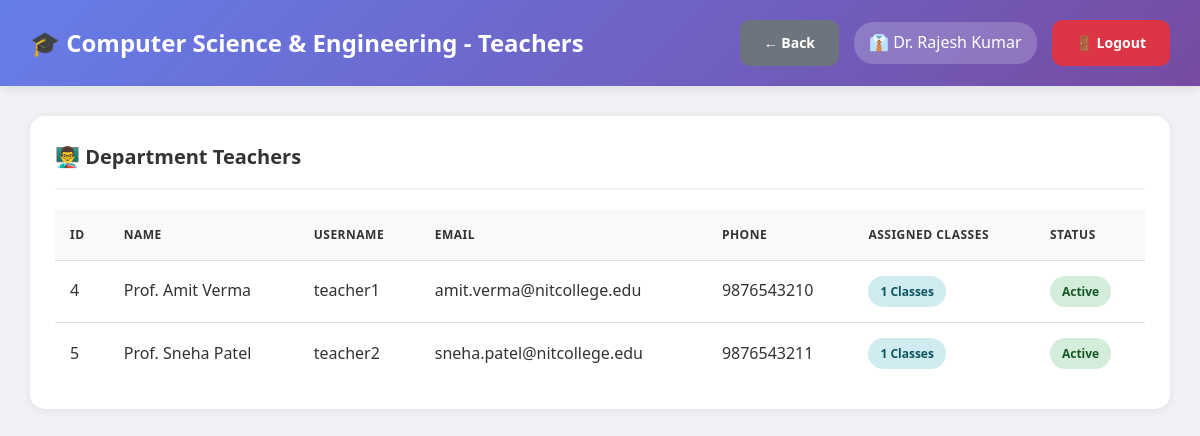
Screenshot of /nit_atttendance_system/hod/view_teachers.php (signed in) with the database file from the repository.
### tables this page shows
CREATE TABLE departments (
    id INT AUTO_INCREMENT PRIMARY KEY,
    dept_name VARCHAR(100) NOT NULL,
    dept_code VARCHAR(20) UNIQUE NOT NULL,
    hod_id INT DEFAULT NULL,
    created_at TIMESTAMP DEFAULT CURRENT_TIMESTAMP
);

CREATE TABLE users (
    id INT AUTO_INCREMENT PRIMARY KEY,
    username VARCHAR(50) UNIQUE NOT NULL,
    password VARCHAR(255) NOT NULL,
    full_name VARCHAR(100) NOT NULL,
    email VARCHAR(100) UNIQUE NOT NULL,
    phone VARCHAR(15),
    role ENUM('admin', 'hod', 'teacher') NOT NULL,
    department_id INT DEFAULT NULL,
    is_active TINYINT(1) DEFAULT 1,
    created_at TIMESTAMP DEFAULT CURRENT_TIMESTAMP,
    FOREIGN KEY (department_id) REFERENCES departments(id) ON DELETE SET NULL
);

### nit_atttendance_system/db.php (called while the page is built, shortened)
<?php
$conn = new mysqli(DB_HOST, DB_USER, DB_PASS, DB_NAME);
$conn->set_charset("utf8mb4");
$conn->query("SET time_zone = '+05:30'");
function isLoggedIn() {
    return isset($_SESSION['user_id']) && isset($_SESSION['role']);
}
function getCurrentUser() {
    global $conn;
    $user_id = $_SESSION['user_id'];
    $role = $_SESSION['role'];
    if ($role === 'student') {
        $query = "SELECT * FROM students WHERE id = ?";
    } elseif ($role === 'parent') {
        $query = "SELECT * FROM parents WHERE id = ?";
    } else {
        $query = "SELECT * FROM users WHERE id = ?";
    }
    $stmt = $conn->prepare($query);
    $stmt->bind_param("i", $user_id);
    $stmt->execute();
    $result = $stmt->get_result();
    return $result->fetch_assoc();
}
?>

### nit_atttendance_system/hod/view_teachers.php (the view, shortened to what this page needs)
<?php
require_once '../db.php';
$user = getCurrentUser();
$department_id = $_SESSION['department_id'];
$dept_query = "SELECT * FROM departments WHERE id = $department_id";
$department = $conn->query($dept_query)->fetch_assoc();
$teachers_query = "SELECT u.*,
                   (SELECT COUNT(*) FROM classes WHERE teacher_id = u.id) as class_count
                   FROM users u
                   WHERE u.role = 'teacher' AND u.department_id = $department_id AND u.is_active = 1
                   ORDER BY u.full_name";
$teachers = $conn->query($teachers_query);
?>
<!DOCTYPE html>
<html lang="en">
<head>
    <link rel="stylesheet" href="../assets/style.css">
</head>
<body class="dashboard-container">
    <nav class="navbar">
        <div>
            <h1>🎓 <?php echo htmlspecialchars($department['dept_name']); ?> - Teachers</h1>
        </div>
        <div class="user-info">
            <a href="index.php" class="btn btn-secondary">← Back</a>
            <span>👔 <?php echo htmlspecialchars($user['full_name']); ?></span>
            <a href="../logout.php" class="btn btn-danger">🚪 Logout</a>
        </div>
    </nav>
    <div class="main-content">
        <div class="table-container">
            <h3>👨‍🏫 Department Teachers</h3>
            <?php if ($teachers->num_rows > 0): ?>
                <table>
                    <thead>
                        <tr>
                            <th>ID</th>
                            <th>Name</th>
                            <th>Username</th>
                            <th>Email</th>
                            <th>Phone</th>
                            <th>Assigned Classes</th>
                            <th>Status</th>
                        </tr>
                    </thead>
                    <tbody>
                        <?php while ($teacher = $teachers->fetch_assoc()): ?>
                        <tr>
                            <td><?php echo $teacher['id']; ?></td>
                            <td><?php echo htmlspecialchars($teacher['full_name']); ?></td>
                            <td><?php echo htmlspecialchars($teacher['username']); ?></td>
                            <td><?php echo htmlspecialchars($teacher['email']); ?></td>
                            <td><?php echo htmlspecialchars($teacher['phone']); ?></td>
                            <td><span class="badge badge-info"><?php echo $teacher['class_count']; ?> Classes</span></td>
                            <td><span class="badge badge-success">Active</span></td>
                        </tr>
                        <?php endwhile; ?>
                    </tbody>
                </table>
            <?php else: ?>
                <div class="alert alert-info">No teachers found in this department.</div>
            <?php endif; ?>
        </div>
    </div>
</body>
</html>

### nit_atttendance_system/assets/style.css (style rules this page uses)
* { margin: 0; padding: 0; box-sizing: border-box; }
body { font-family: 'Segoe UI', Tahoma, Geneva, Verdana, sans-serif; background: #f0f2f5; color: #333; line-height: 1.6; }
.btn { padding: 12px 24px; border: none; border-radius: 10px; font-size: 14px; font-weight: 600; cursor: pointer; transition: all 0.3s ease; text-decoration: none; display: inline-block; text-align: center; }
.btn-danger { background: #dc3545; color: white; }
.btn-secondary { background: #6c757d; color: white; }
.dashboard-container { background: #f0f2f5; min-height: 100vh; }
.navbar { background: linear-gradient(135deg, #667eea 0%, #764ba2 100%); color: white; padding: 20px 30px; display: flex; justify-content: space-between; align-items: center; box-shadow: 0 2px 10px rgba(0, 0, 0, 0.1); position: sticky; top: 0; z-index: 100; }
.navbar h1 { font-size: 24px; font-weight: 600; }
.navbar .user-info { display: flex; align-items: center; gap: 15px; }
.navbar .user-info span { background: rgba(255, 255, 255, 0.2); padding: 8px 15px; border-radius: 20px; }
.main-content { padding: 30px; max-width: 1400px; margin: 0 auto; }
.main-content h3 { margin-bottom: 20px; color: #333; font-size: 20px; }
.table-container { background: white; border-radius: 15px; padding: 25px; box-shadow: 0 2px 10px rgba(0, 0, 0, 0.08); overflow-x: auto; margin-bottom: 30px; }
.table-container h3 { margin-bottom: 20px; color: #333; font-size: 20px; padding-bottom: 15px; border-bottom: 2px solid #f0f0f0; }
table { width: 100%; border-collapse: collapse; }
table thead { background: #f8f9fa; }
table th, table td { padding: 15px; text-align: left; border-bottom: 1px solid #e0e0e0; }
table th { font-weight: 600; color: #333; text-transform: uppercase; font-size: 12px; letter-spacing: 0.5px; }
table tr:last-child td { border-bottom: none; }
.badge { padding: 6px 12px; border-radius: 20px; font-size: 12px; font-weight: 600; display: inline-block; }
.badge-success { background: #d4edda; color: #155724; }
.badge-info { background: #d1ecf1; color: #0c5460; }

### rows the page displays
departments: dept_name "Computer Science & Engineering"
users: full_name "Dr. Rajesh Kumar"
users: id "4", full_name "Prof. Amit Verma", username "teacher1", email "amit.verma@nitcollege.edu", phone "9876543210", class_count "1"
users: id "5", full_name "Prof. Sneha Patel", username "teacher2", email "sneha.patel@nitcollege.edu", phone "9876543211", class_count "1"
